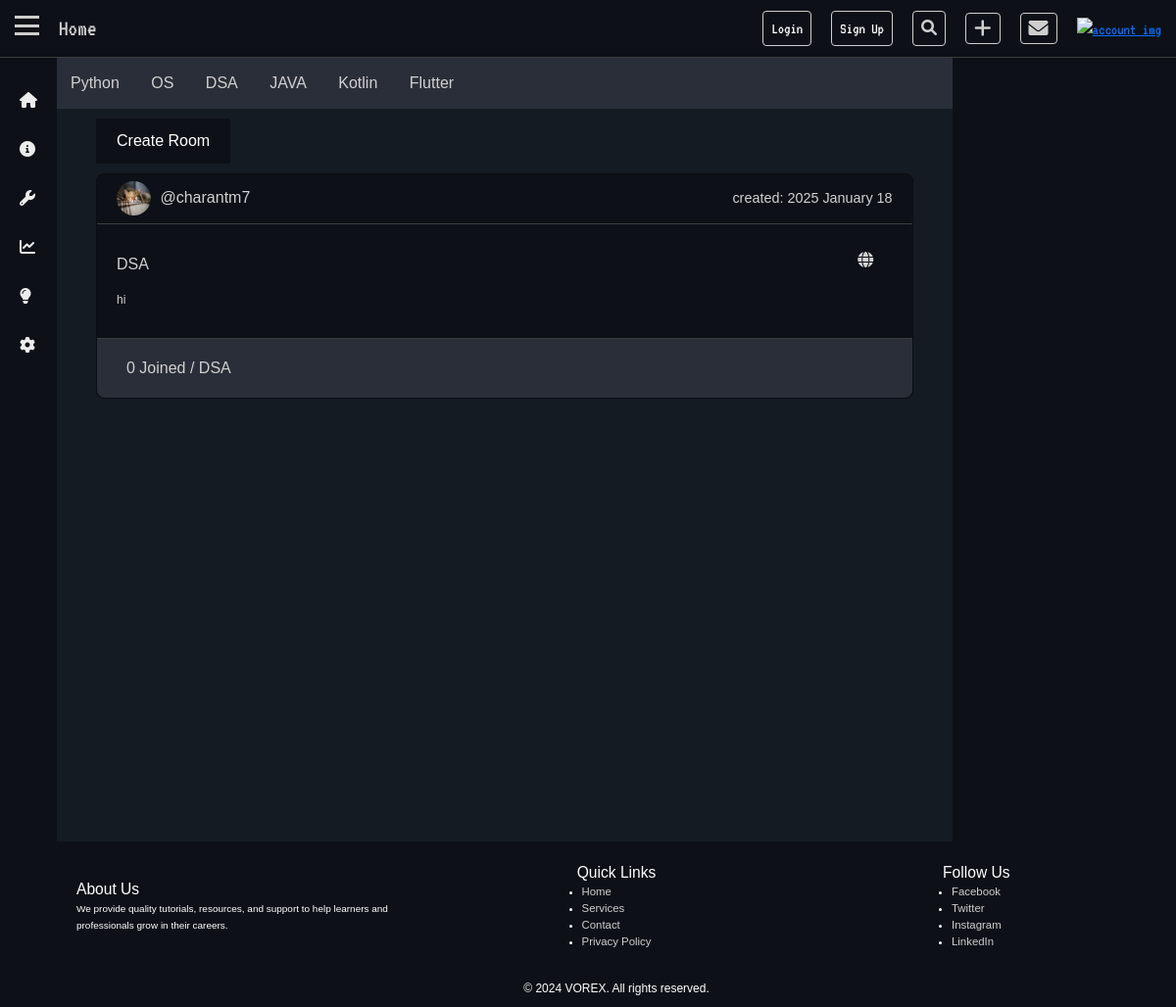
/, run on an earlier commit of the app's database.
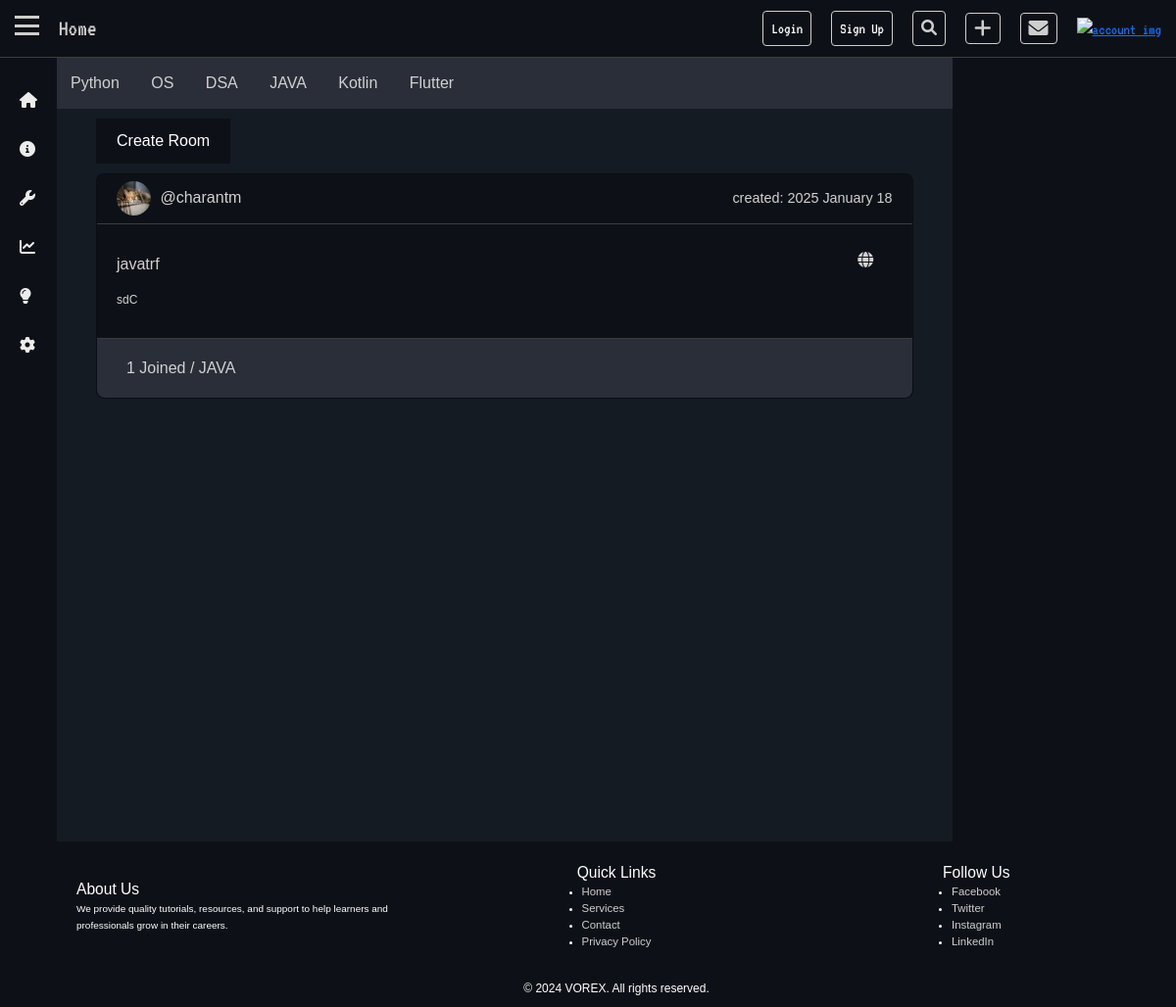
And on a later commit of the database.
### base/models.py (models this page shows, shortened)
class Tag(models.Model):
    name = models.CharField(max_length=500, unique=True)

class Room(models.Model):
    created_by = models.ForeignKey(User, on_delete=models.CASCADE,related_name="rooms",null=True)
    name = models.CharField(max_length=50)
    tags = models.ManyToManyField(Tag, related_name="rooms")
    description = models.TextField(blank=True, null=True)
    created_at = models.DateTimeField(auto_now_add=True)
    updated_at = models.DateTimeField(auto_now=True)
    is_private = models.BooleanField(default=False)
    members_count = models.ManyToManyField(User, related_name="member_count")
    def member_count(self):
        return self.members_count.count()

### base/views.py (the view)
# urls.py: path('',views.home, name='Home'),
def home(request):
    if request.user.is_authenticated:
        if request.user.is_superuser:
            room = Room.objects.all()
        else:
            room = Room.objects.filter(is_private=False) | Room.objects.filter(
                created_by=request.user)
    else:
        room = Room.objects.filter(is_private=False)
    tag = Tag.objects.all()
    context = {'rooms': room, 'tags': tag}
    return render(request, 'base/home.html', context)

### base/templates/base/home.html (shortened to what this page needs)
{% extends 'base.html' %} {% load static %}  {% block link %}
<link rel="stylesheet" href="{% static 'css/body.css' %}" />
{% endblock %} {% block nav %}
<a href="/">Home </a>
{% endblock %} {% block content %}
<div class="main-body">
  <div class="topic">
    {% for tag in tags %}
    <a href="{% url 'Tag' tag.name %}">{{tag.name}}</a>
    {% endfor %}
  </div>
  <div class="create-room-btn">
    <button onclick="openModal()">Create Room</button>
  </div>
  <div class="content">
    <div class="row g-5">
      {% for room in rooms %}
      <div class="col-md-6 col-lg-12 col-md-12">
        <div class="card">
          <div class="card-top">
            <div class="card-top-left">
              <img src="{% static 'assets/2019_07_29_77135_1564383613._large.jpg' %}" alt="" />
              <a href="{% url 'Profile' room.created_by.username %}">@{{room.created_by.username}}</a>
            </div>
            <p>created: {{room.created_at|date:"Y F j"}}</p>
          </div>
          <div class="card-mid">
            <div class="card-mid-left">
              <a href="{% url 'Rooms' room.name %}">{{room.name}}</a>
              <small>{{room.description}}</small>
            </div>
            <div class="card-mid-right">
               {% if room.is_private %}
              <div class="card-mid-right-gobal">
                <i class="fa-solid fa-lock"></i>
              </div>
              {% else %}
              <div class="card-mid-right-gobal">
                <i class="fa-solid fa-globe"></i>
              </div>
              {% endif %}
            </div>
          </div>
          <div class="card-bottom">
            <p>
              {{room.member_count}} Joined / {% for tag in room.tags.all %}
              <a href="{% url 'Tag' tag.name %}">{{ tag.name }}</a>
              {% endfor %}
            </p>
          </div>
        </div>
      </div>
      {% endfor %}
    </div>
  </div>
  <div class="activity"></div>
</div>
{% endblock %}

### templates/base.html (shortened to what this page needs)
{% load static %}
<!DOCTYPE html>
<html lang="en">
  <head>
    <link
      href="https://cdn.jsdelivr.net/npm/bootstrap@5.3.3/dist/css/bootstrap.min.css"
      rel="stylesheet"
    />
    <link href="https://cdn.jsdelivr.net/npm/bootstrap@5.3.0/dist/css/bootstrap.min.css" rel="stylesheet" />
    <link rel="stylesheet" href="{% static 'css/style.css'%}" />
    <link href="https://cdnjs.cloudflare.com/ajax/libs/font-awesome/5.15.4/css/all.min.css" rel="stylesheet" />
    <link rel="stylesheet" href="https://cdnjs.cloudflare.com/ajax/libs/font-awesome/6.0.0/css/all.min.css" />
     {% block link %} {% endblock %}
  </head>
  <body>
    <nav>
      <div class="nav-container">
        <div class="nav-container-left">
          <div class="hamburger" onclick="myFunction(this)" id="menuBtn">
            <div class="bar1"></div>
            <div class="bar2"></div>
            <div class="bar3"></div>
          </div>
          <div class="nav-links">
            {% block nav %}{% endblock %}
          </div>
        </div>
        <div class="nav-container-right">
          {% if not request.user.is_authenticated %}
          <div class="nav-container-right-login-btn">
            <a href="{% url 'auth_page' %}?action=login"><button>Login</button></a>
          </div>
          <div class="nav-container-right-signup-btn">
            <a href="{% url 'auth_page' %}?action=signup"><button>Sign Up</button></a>
          </div>
          {% endif %}
          <div class="search-container">
            <a href="#"><i class="fas fa-search"></i></a>
          </div>
          <div class="nav-container-right-create-logo">
            <a href="{% url 'Create-room' %}">
              <i class="fa-solid fa-plus"></i>
            </a>
          </div>
          <div class="nav-container-right-notification-logo">
            <a href="#"><i class="fa-solid fa-envelope"></i></a>
          </div>
          <div class="nav-container-right-account-logo">
            <a href="#"
              ><img
                src="https://res.cloudinary.com/dljndgwcl/image/upload/t_main logo/v1733589526/main_logo-removebg_1_c35fah.png"
                alt="account img"
            /></a>
          </div>
        </div>
      </div>
    </nav>
    <aside>
      <div class="sidebar" id="sidebar">
        <ul class="nav_list">
          <li>
            <a href="/">
              <i class="fas fa-home"></i>
            </a>
          </li>
          <li>
            <a href="#">
              <i class="fa fa-info-circle"></i>
            </a>
          </li>
          <li>
            <a href="#">
              <i class="fas fa-wrench"></i>
            </a>
          </li>
          <li>
            <a href="#">
              <i class="fas fa-chart-line"></i>
            </a>
          </li>
          <li>
            <a href="#">
              <i class="fas fa-lightbulb"></i>
            </a>
          </li>
          <li>
            <a href="{% url 'User_logout' %}">
              <i class="fas fa-cog"></i>
            </a>
          </li>
        </ul>
      </div>
    </aside>
    <main>{% include 'base/popmessage.html' %}{% block content %}{% endblock %}</main>
    <footer>
      <div class="footer-container">
        <div class="footer-column-1">
          <p>About Us</p>
          <small>
            We provide quality tutorials, resources, and support to help learners and professionals grow in their
            careers.
          </small>
        </div>
        <div class="footer-column-2">
          <p>Quick Links</p>
          <ul>
            <li><a href="#">Home</a></li>
            <li><a href="#">Services</a></li>
            <li><a href="#">Contact</a></li>
            <li><a href="#">Privacy Policy</a></li>
          </ul>
        </div>
        <div class="footer-column-3">
          <p>Follow Us</p>
          <ul>
            <li><a href="#">Facebook</a></li>
            <li><a href="#">Twitter</a></li>
            <li><a href="#">Instagram</a></li>
            <li><a href="#">LinkedIn</a></li>
          </ul>
        </div>
      </div>
      <div class="footer-bottom">&copy; 2024 VOREX. All rights reserved.</div>
    </footer>
  </body>
</html>

### base/templates/base/popmessage.html (shortened to what this page needs)
{% if messages %} {% load static %}
{% endif %}

### static/css/style.css (style rules this page uses)
:root { --bodydark: #151b23; --navdark: #0d1117; --white: #fff; --black: black; --bodylight: #ececec; --text: #cecece; --desktop: 1200px; --laptop: 992px; --tablet: 768px; --mobile: 576px; --border: #4e4e4eb9; }
ul, li { margin: 0; padding: 0; }
body { min-height: 100vh; font-family: "VT323", monospace; font-weight: 400; font-style: normal; background: var(--bodydark); color: var(--white); width: 100%; display: grid; grid-template-rows: 58.6px 1fr auto; grid-template-columns: 58px 1fr; grid-template-areas: "nav nav" "sidebar main " "sidebar footer "; }
nav { grid-area: nav; top: 0; position: sticky; display: flex; z-index: 99999; width: 100%; }
nav .nav-container { display: flex; flex-direction: row; justify-content: space-between; align-items: center; padding: 10px 15px; width: 100%; background-color: var(--navdark); border-bottom: 1px solid var(--border); }
nav .nav-container-left { display: flex; flex-direction: row; gap: 20px; }
nav .nav-container-left .hamburger { display: inline-block; cursor: pointer; }
nav .nav-container-left .bar1, nav .nav-container-left .bar2, nav .nav-container-left .bar3 { width: 25px; height: 3px; background-color: var(--text); margin: 5.5px 0; transition: 0.4s; }
nav .nav-container-left .nav-links { display: flex; align-items: center; }
nav .nav-container-left .nav-links a { text-decoration: none; color: var(--text); font-size: 1.5rem; }
nav .nav-container-right { display: flex; flex-direction: row; align-items: center; gap: 20px; }
nav .nav-container-right .search-container { border: 1px solid var(--text); padding: 5px 8px 5px 8px; border-radius: 4px; transition: 0.5s ease; }
nav .nav-container-right .search-container i { color: var(--text); }
nav .nav-container-right [class^=nav-container-right-] { display: flex; flex-direction: row; }
nav .nav-container-right-login-btn a button { color: var(--white); background-color: transparent; border: 1px solid var(--text); border-radius: 4px; transition: 0.7s ease; padding: 5px 8px; }
nav .nav-container-right-signup-btn a button { color: var(--white); background-color: transparent; border: 1px solid var(--text); border-radius: 4px; transition: 0.7s ease; padding: 5px 8px; }
nav .nav-container-right-create-logo { border: 1px solid var(--text); border-radius: 4px; }
nav .nav-container-right-create-logo a i { color: var(--text); font-size: 20px; padding: 5px 8px; transition: 0.7s ease; }
nav .nav-container-right-notification-logo { border: 1px solid var(--text); border-radius: 4px; }
nav .nav-container-right-notification-logo a i { color: var(--text); font-size: 20px; padding: 5px 8px; transition: 0.7s ease; }
nav .nav-container-right-account-logo a img { height: 35px; width: 35px; }
aside .sidebar { grid-area: sidebar; top: 56.8px; position: fixed; align-self: start; height: 100%; width: 58px; background-color: var(--navdark); transition: all 0.3s ease; overflow: hidden; justify-content: center; z-index: 50; }
aside .nav_list { margin-top: 20px; list-style: none; position: relative; }
aside .nav_list li { position: relative; }
aside .nav_list a { display: flex; align-items: center; color: var(--bodylight); font-size: 20px; text-decoration: none; padding: 10px 10px; border-radius: 5px; transition: background 0.3s ease; }
aside .nav_list i { font-size: 1rem; padding: 0 10px; min-width: 40px; align-items: center; }
main { grid-area: main; }
footer { grid-area: footer; font-family: sans-serif; font-size: 0.95vw; background-color: var(--navdark); z-index: 100; }
footer .footer-container { display: flex; flex-direction: row; align-items: center; justify-content: space-between; padding: 20px; }
footer .footer-container [class^=footer-column-] { width: 33.3333333333%; }
footer .footer-container [class^=footer-column-] p { font-size: 1.3vw; }
footer .footer-container .footer-column-2, footer .footer-container .footer-column-3 { display: flex; flex-direction: column; justify-content: center; align-items: center; }
footer .footer-container .footer-column-2 ul li a, footer .footer-container .footer-column-3 ul li a { text-decoration: none; color: var(--text); }
footer .footer-bottom { font-family: sans-serif; display: flex; align-items: center; justify-content: center; padding: 10px 0; font-size: 1vw; }

What changed in the data, as far as the page shows it:
removed Room: created_by.username "charantm7", created_at "2025 January 18", name "DSA", description "hi", is_private False (drawn), member_count "0", Tag (name "DSA")
added Room: created_by.username "charantm", created_at "2025 January 18", name "javatrf", description "sdC", is_private False (drawn), member_count "1", Tag (name "JAVA")
